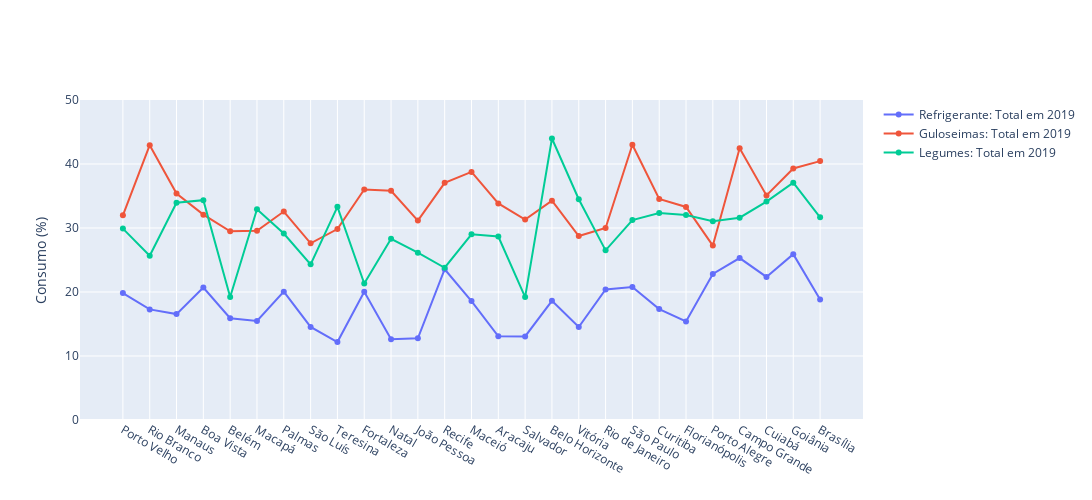

The notebook cell saved with this chart:
### Code cell
fig = go.Figure()

fig.add_scatter(
    x    = df_refri_total.loc[df_refri_total['ano']==2019]['capital'],
    y    = df_refri_total.loc[df_refri_total['ano']==2019]['percentual'],
    name = 'Refrigerante: Total em 2019',
    mode = 'lines+markers'
)

fig.add_scatter(
    x    = df_gulo_total['capital'],
    y    = df_gulo_total['percentual'],
    name = 'Guloseimas: Total em 2019',
    mode = 'lines+markers'
)

fig.add_scatter(
    x    = df_legum_total['capital'],
    y    = df_legum_total['percentual'],
    name = 'Legumes: Total em 2019',
    mode = 'lines+markers'
)

fig.update_layout(
    width       = 1200,
    height      = 500,
    yaxis_title = 'Consumo (%)',
    yaxis       = dict(range=[0, 50])
)

fig.write_image('results/correlations.pdf', engine='kaleido')
fig.show()

### Figure 1 — Plotly figure (JSON) as saved in the notebook; plotly's stock layout.template omitted (floating-point values rounded to 4 significant figures)
{"data": [{"mode": "lines+markers", "name": "Refrigerante: Total em 2019", "type": "scatter", "x": ["Porto Velho", "Rio Branco", "Manaus", "Boa Vista", "Belém", "Macapá", "Palmas", "São Luís", "Teresina", "Fortaleza", "Natal", "João Pessoa", "Recife", "Maceió", "Aracaju", "Salvador", "Belo Horizonte", "Vitória", "Rio de Janeiro", "São Paulo", "Curitiba", "Florianópolis", "Porto Alegre", "Campo Grande", "Cuiabá", "Goiânia", "Brasília"], "y": [19.84, 17.28, 16.55, 20.7, 15.91, 15.46, 20.05, 14.54, 12.18, 20.05, 12.62, 12.77, 23.55, 18.58, 13.08, 13.07, 18.62, 14.52, 20.41, 20.77, 17.32, 15.4, 22.82, 25.3, 22.36, 25.92, 18.84]}, {"mode": "lines+markers", "name": "Guloseimas: Total em 2019", "type": "scatter", "x": ["Porto Velho", "Rio Branco", "Manaus", "Boa Vista", "Belém", "Macapá", "Palmas", "São Luís", "Teresina", "Fortaleza", "Natal", "João Pessoa", "Recife", "Maceió", "Aracaju", "Salvador", "Belo Horizonte", "Vitória", "Rio de Janeiro", "São Paulo", "Curitiba", "Florianópolis", "Porto Alegre", "Campo Grande", "Cuiabá", "Goiânia", "Brasília"], "y": [31.99, 42.94, 35.39, 32.09, 29.48, 29.56, 32.57, 27.61, 29.84, 36.02, 35.83, 31.16, 37.06, 38.76, 33.84, 31.31, 34.26, 28.74, 30.0, 43.01, 34.53, 33.29, 27.26, 42.45, 35.08, 39.3, 40.45]}, {"mode": "lines+markers", "name": "Legumes: Total em 2019", "type": "scatter", "x": ["Porto Velho", "Rio Branco", "Manaus", "Boa Vista", "Belém", "Macapá", "Palmas", "São Luís", "Teresina", "Fortaleza", "Natal", "João Pessoa", "Recife", "Maceió", "Aracaju", "Salvador", "Belo Horizonte", "Vitória", "Rio de Janeiro", "São Paulo", "Curitiba", "Florianópolis", "Porto Alegre", "Campo Grande", "Cuiabá", "Goiânia", "Brasília"], "y": [29.91, 25.66, 33.94, 34.34, 19.22, 32.93, 29.14, 24.32, 33.3, 21.33, 28.31, 26.14, 23.79, 29.02, 28.67, 19.2, 43.98, 34.49, 26.5, 31.24, 32.35, 32.02, 31.06, 31.61, 34.12, 37.09, 31.68]}], "layout": {"height": 500, "width": 1200, "yaxis": {"range": [0, 50], "title": {"text": "Consumo (%)"}}}}
